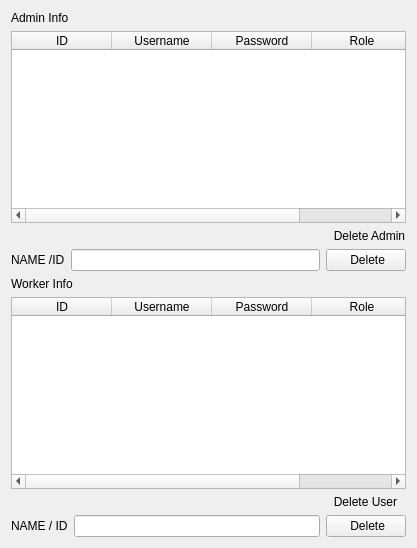
               <widget class="QWidget" name="show_User_Info">
                <layout class="QVBoxLayout" name="verticalLayout_30">
                 <item>
                  <layout class="QVBoxLayout" name="verticalLayout_29">
                   <item>
                    <layout class="QVBoxLayout" name="verticalLayout_27">
                     <item>
                      <layout class="QVBoxLayout" name="verticalLayout_5">
                       <item>
                        <widget class="QLabel" name="label_14">
                         <property name="styleSheet">
                          <string notr="true">font: 12pt &quot;Fira Sans&quot;;</string>
                         </property>
                         <property name="text">
                          <string>Admin Info</string>
                         </property>
                        </widget>
                       </item>
                       <item>
                        <widget class="QTableWidget" name="Admin_Table">
                         <property name="styleSheet">
                          <string notr="true">font: 12pt &quot;Fira Sans&quot;;</string>
                         </property>
                         <column>
                          <property name="text">
                           <string>ID</string>
                          </property>
                         </column>
                         <column>
                          <property name="text">
                           <string>Username</string>
                          </property>
                         </column>
                         <column>
                          <property name="text">
                           <string>Password</string>
                          </property>
                         </column>
                         <column>
                          <property name="text">
                           <string>Role</string>
                          </property>
                         </column>
                        </widget>
                       </item>
                      </layout>
                     </item>
                     <item>
                      <layout class="QVBoxLayout" name="verticalLayout_9">
                       <item>
                        <widget class="QLabel" name="label_25">
                         <property name="styleSheet">
                          <string notr="true">font: 12pt &quot;Fira Sans&quot;;</string>
                         </property>
                         <property name="text">
                          <string>                                                                                                 Delete Admin</string>
                         </property>
                        </widget>
                       </item>
                       <item>
                        <layout class="QHBoxLayout" name="horizontalLayout_9">
                         <item>
                          <widget class="QLabel" name="label_26">
                           <property name="styleSheet">
                            <string notr="true">font: 11pt &quot;Fira Sans&quot;;</string>
                           </property>
                           <property name="text">
                            <string>NAME /ID</string>
                           </property>
                          </widget>
                         </item>
                         <item>
                          <widget class="QLineEdit" name="del_admin_name_input"/>
                         </item>
                         <item>
                          <widget class="QPushButton" name="admin_del_button">
                           <property name="styleSheet">
                            <string notr="true">font: 12pt &quot;Fira Sans&quot;;</string>
                           </property>
                           <property name="text">
                            <string> Delete</string>
                           </property>
                           <property name="icon">
                            <iconset resource="img.qrc">
                             <normaloff>:/img/delete.png</normaloff>:/img/delete.png</iconset>
                           </property>
                           <property name="iconSize">
                            <size>
                             <width>20</width>
                             <height>20</height>
                            </size>
                           </property>
                          </widget>
                         </item>
                        </layout>
                       </item>
                      </layout>
                     </item>
                    </layout>
                   </item>
                   <item>
                    <layout class="QVBoxLayout" name="verticalLayout_28">
                     <item>
                      <layout class="QVBoxLayout" name="verticalLayout_8">
                       <item>
                        <widget class="QLabel" name="label_15">
                         <property name="styleSheet">
                          <string notr="true">font: 12pt &quot;Fira Sans&quot;;</string>
                         </property>
                         <property name="text">
                          <string>Worker Info</string>
                         </property>
                        </widget>
                       </item>
                       <item>
                        <widget class="QTableWidget" name="User_Table">
                         <property name="styleSheet">
                          <string notr="true">font: 12pt &quot;Fira Sans&quot;;</string>
                         </property>
                         <column>
                          <property name="text">
                           <string>ID</string>
                          </property>
                         </column>
                         <column>
                          <property name="text">
                           <string>Username</string>
                          </property>
                         </column>
                         <column>
                          <property name="text">
                           <string>Password</string>
                          </property>
                         </column>
                         <column>
                          <property name="text">
                           <string>Role</string>
                          </property>
                         </column>
                        </widget>
                       </item>
                      </layout>
                     </item>
                     <item>
                      <layout class="QVBoxLayout" name="verticalLayout_10">
                       <item>
                        <widget class="QLabel" name="label_27">
                         <property name="styleSheet">
                          <string notr="true">font: 12pt &quot;Fira Sans&quot;;</string>
                         </property>
                         <property name="text">
                          <string>                                                                                                 Delete User</string>
                         </property>
                        </widget>
                       </item>
                       <item>
                        <layout class="QHBoxLayout" name="horizontalLayout_10">
                         <item>
                          <widget class="QLabel" name="label_28">
                           <property name="styleSheet">
                            <string notr="true">font: 11pt &quot;Fira Sans&quot;;</string>
                           </property>
                           <property name="text">
                            <string>NAME / ID</string>
                           </property>
                          </widget>
                         </item>
                         <item>
                          <widget class="QLineEdit" name="del_user_name_input"/>
                         </item>
                         <item>
                          <widget class="QPushButton" name="del_user_button">
                           <property name="styleSheet">
                            <string notr="true">font: 12pt &quot;Fira Sans&quot;;</string>
                           </property>
                           <property name="text">
                            <string> Delete</string>
                           </property>
                           <property name="icon">
                            <iconset resource="img.qrc">
                             <normaloff>:/img/delete.png</normaloff>:/img/delete.png</iconset>
                           </property>
                           <property name="iconSize">
                            <size>
                             <width>20</width>
                             <height>20</height>
                            </size>
                           </property>
                          </widget>
                         </item>
                        </layout>
                       </item>
                      </layout>
                     </item>
                    </layout>
                   </item>
                  </layout>
                 </item>
                </layout>
               </widget>
